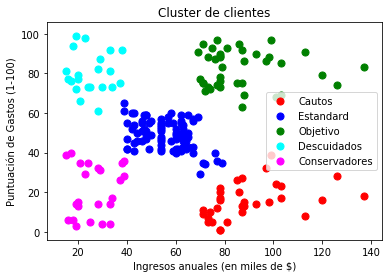

Python code for this plot:
#Clustering Jerarquico

#Pre procesado de datos
import numpy as np
import matplotlib.pyplot as plt
import pandas as pd
import scipy.cluster.hierarchy as sch
from sklearn.cluster import AgglomerativeClustering

#Importar el dataset
dataset = pd.read_csv('Mall_Customers.csv')

x = dataset.iloc[:, 3:5].values

# Utilizar el dendrograma para encontrar el número óptimo de clusters
dendrogram = sch.dendrogram(sch.linkage(x, method = "ward"))
plt.title("Dendrograma")
plt.xlabel("Clientes")
plt.ylabel("Distancia Euclídea")
plt.show()

# Ajustar el clustetring jerárquico a nuestro conjunto de datos
hc = AgglomerativeClustering(n_clusters = 5, affinity = "euclidean", linkage = "ward")
y_hc = hc.fit_predict(x)

# Visualización de los clusters
plt.scatter(x[y_hc == 0, 0], x[y_hc == 0, 1], s = 50, c = "red", label = "Cautos")
plt.scatter(x[y_hc == 1, 0], x[y_hc == 1, 1], s = 50, c = "blue", label = "Estandard")
plt.scatter(x[y_hc == 2, 0], x[y_hc == 2, 1], s = 50, c = "green", label = "Objetivo")
plt.scatter(x[y_hc == 3, 0], x[y_hc == 3, 1], s = 50, c = "cyan", label = "Descuidados")
plt.scatter(x[y_hc == 4, 0], x[y_hc == 4, 1], s = 50, c = "magenta", label = "Conservadores")
plt.title("Cluster de clientes")
plt.xlabel("Ingresos anuales (en miles de $)")
plt.ylabel("Puntuación de Gastos (1-100)")
plt.legend()
plt.show()
